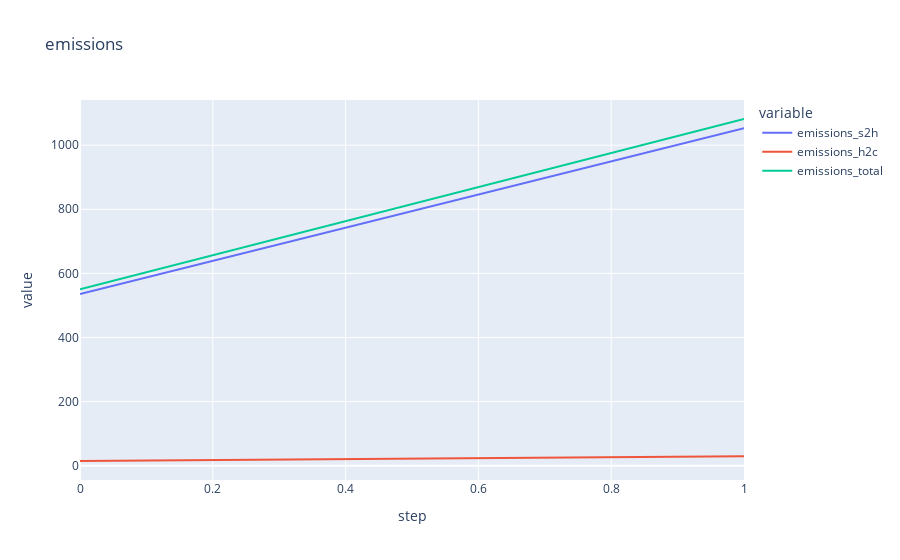

Notebook code for this chart:
### Code cell
%%time
parameters_dict = {}
for name in dropdowns.keys(): 
    parameters_dict[name] = dropdowns[name].value

# create and run model 
model = Model(parameters_dict)
for i in range(2): 
    model.step()

model.visualize()

### Figure 1 — Plotly figure (JSON) as saved in the notebook; plotly's stock layout.template omitted (floating-point values rounded to 4 significant figures)
{"data": [{"hovertemplate": "variable=emissions_s2h<br>step=%{x}<br>value=%{y}<extra></extra>", "legendgroup": "emissions_s2h", "line": {"color": "#636efa", "dash": "solid"}, "marker": {"symbol": "circle"}, "mode": "lines", "name": "emissions_s2h", "orientation": "v", "showlegend": true, "type": "scatter", "x": [0, 1], "xaxis": "x", "y": [536.0, 1053.0], "yaxis": "y"}, {"hovertemplate": "variable=emissions_h2c<br>step=%{x}<br>value=%{y}<extra></extra>", "legendgroup": "emissions_h2c", "line": {"color": "#EF553B", "dash": "solid"}, "marker": {"symbol": "circle"}, "mode": "lines", "name": "emissions_h2c", "orientation": "v", "showlegend": true, "type": "scatter", "x": [0, 1], "xaxis": "x", "y": [14.64, 29.14], "yaxis": "y"}, {"hovertemplate": "variable=emissions_total<br>step=%{x}<br>value=%{y}<extra></extra>", "legendgroup": "emissions_total", "line": {"color": "#00cc96", "dash": "solid"}, "marker": {"symbol": "circle"}, "mode": "lines", "name": "emissions_total", "orientation": "v", "showlegend": true, "type": "scatter", "x": [0, 1], "xaxis": "x", "y": [550.6, 1082.0], "yaxis": "y"}], "layout": {"autosize": true, "legend": {"title": {"text": "variable"}, "tracegroupgap": 0}, "title": {"text": "emissions"}, "xaxis": {"anchor": "y", "autorange": true, "domain": [0, 1], "range": [0, 1], "title": {"text": "step"}, "type": "linear"}, "yaxis": {"anchor": "x", "autorange": true, "domain": [0, 1], "range": [-44.64, 1141.0], "title": {"text": "value"}, "type": "linear"}}}
